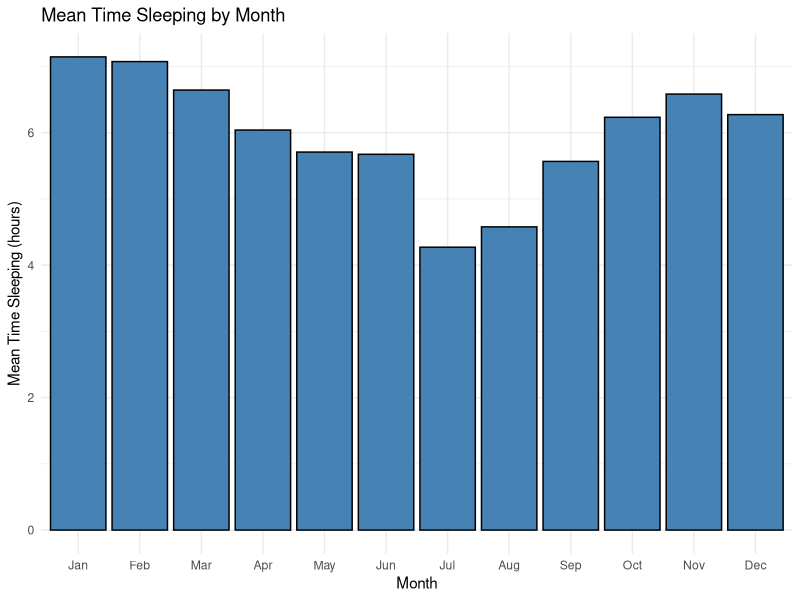
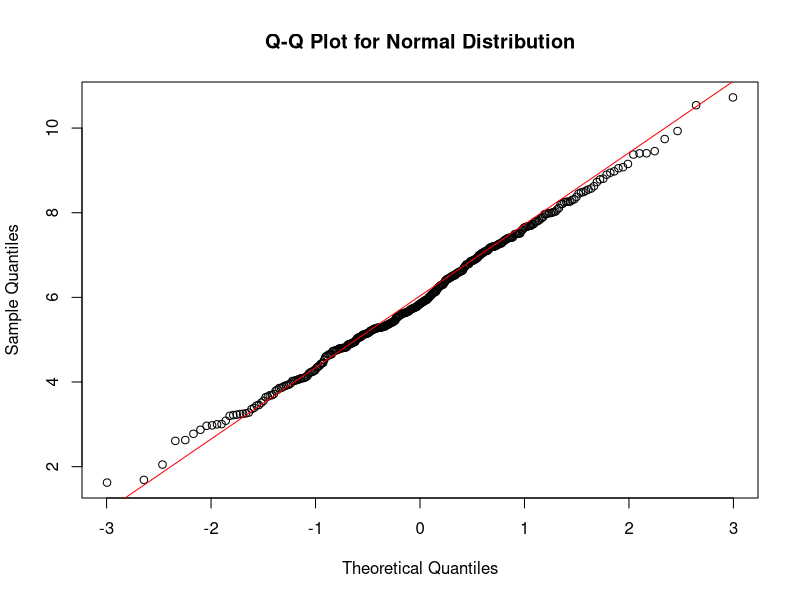
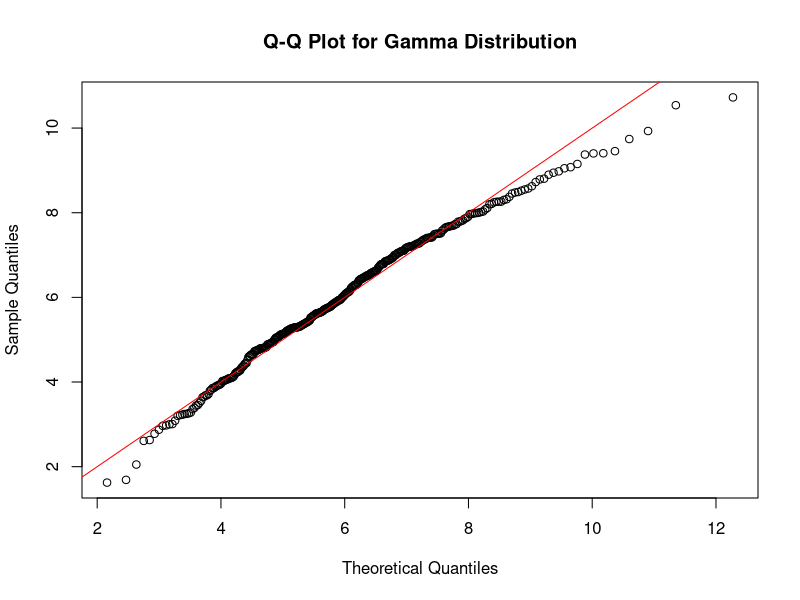
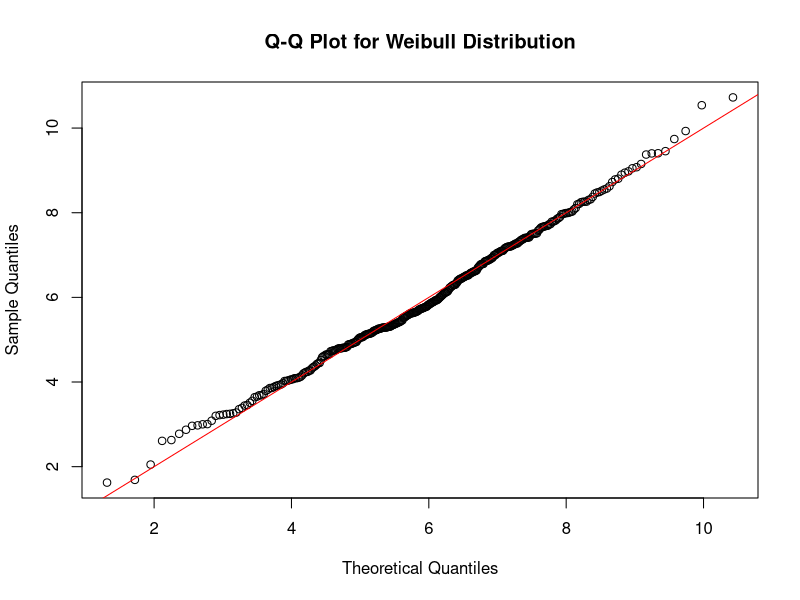
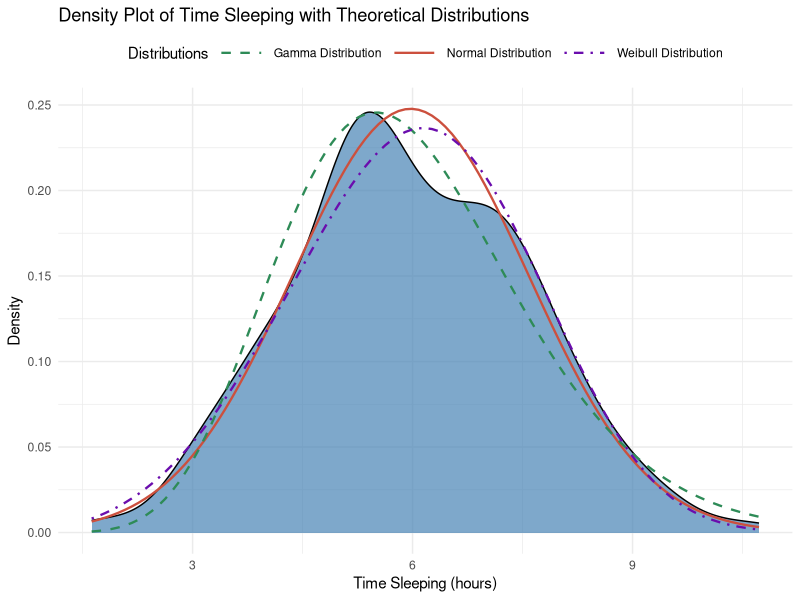
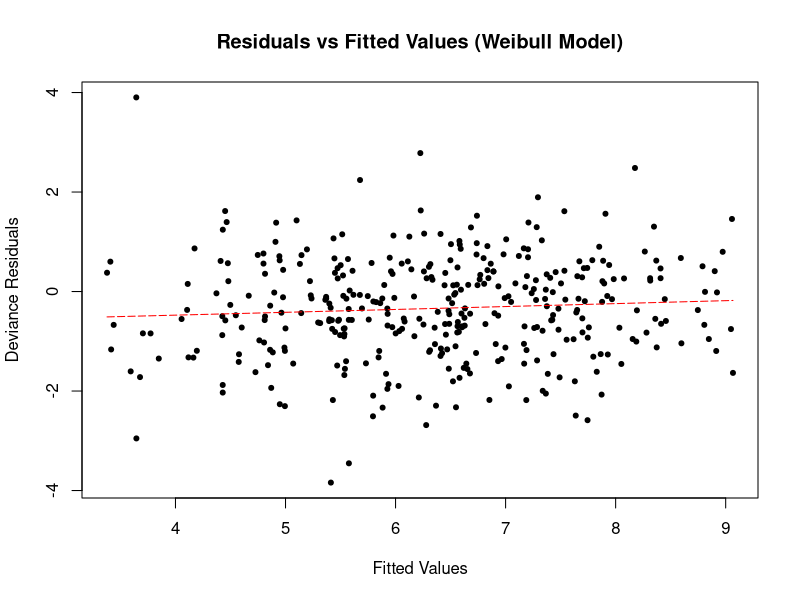
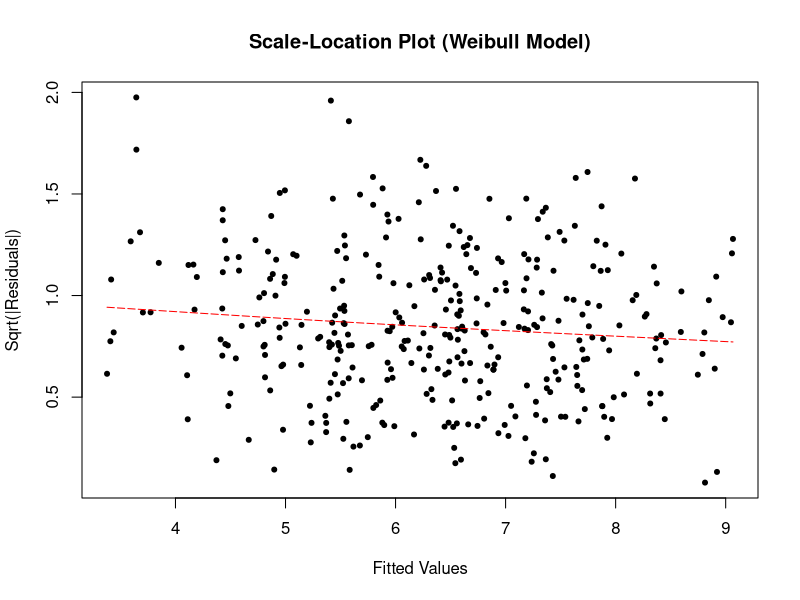
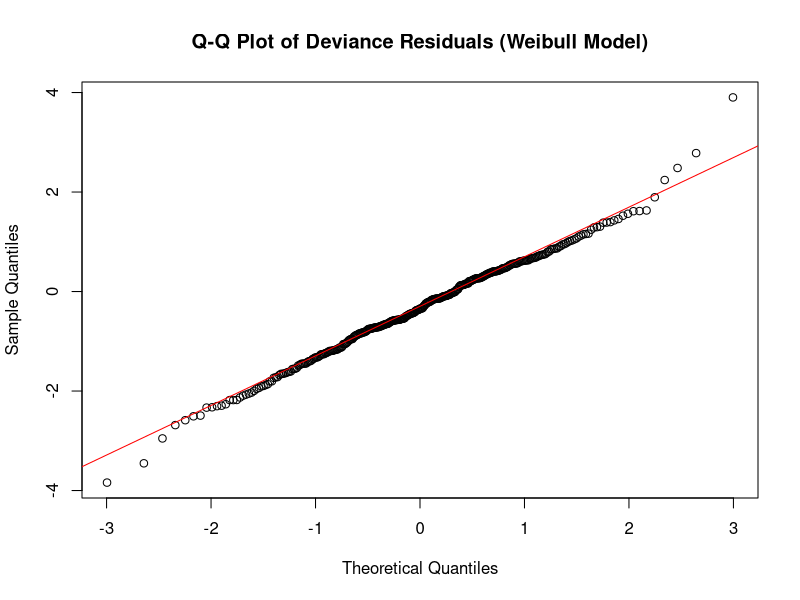

R code for these plots, in order:
## ---- chunk 1
knitr::opts_chunk$set(
  warning = FALSE,
  message = FALSE,
  echo = FALSE
  )

knitr::opts_template$set(
  fig.wide = list(fig.height = 4.5, fig.width = 8, fig.align='center'),
  fig.wideX = list(fig.height = 3, fig.width = 9, fig.align='center'),
  fig.relaxed = list(fig.height = 6, fig.width = 8, fig.align='center'),
  fig.tile = list(fig.height = 3, fig.width = 3, fig.align='center')
  )
## ---- chunk 2
library(lattice)
library(ggplot2)
library(dplyr)
library(tidyr)
library(tibble)
library(survival)
library(Hmisc)
library(goftest)
library(fitdistrplus)
library(patchwork)
## ---- chunk 3
dframe <- read.csv("data/insomnia-diary.csv")
## ---- chunk 4
psych::describe(dframe$time_sleeping)

Hmisc::describe(dplyr::select(dframe, cheese, brassica, meat, spice))
## ---- chunk 5
convert_hms <- function(hours) {
  total_seconds <- hours * 3600
  hrs <- as.integer(floor(total_seconds / 3600))
  mins <- as.integer(floor((total_seconds %% 3600) / 60))
  secs <- as.integer(total_seconds %% 60)
  
  sprintf("%02d hours %02d minutes %02d seconds", hrs, mins, secs)
}
## ---- chunk 6
days_in_months <- c(31, 28, 31, 30, 31, 30, 31, 31, 30, 31, 30, 31)
month_vector <- rep(1:12, times = days_in_months)
dframe$month_number <- month_vector
month_name <- c("Jan", "Feb", "Mar", "Apr", "May", "Jun", "Jul", "Aug", "Sep", "Oct", "Nov", "Dec")
month_positions <-c(0, cumsum(days_in_months) + 1)[-13]
dframe$month <- month_name[dframe$month_number]
## ---- chunk 7
ggplot(dframe, aes(x = factor(month_number), y = time_sleeping)) +
  stat_summary(fun = "mean", geom = "bar", fill = "steelblue", color = "black") +
  labs(x = "Month", y = "Mean Time Sleeping (hours)", title = "Mean Time Sleeping by Month") +
  theme_minimal() +
  scale_x_discrete(limits = as.character(1:12), labels = month_name)
## ---- chunk 8
ad_test_normal <- ad.test(dframe$time_sleeping, pnorm, mean = mean(dframe$time_sleeping), sd = sd(dframe$time_sleeping))

print(ad_test_normal)

qqnorm(dframe$time_sleeping, main = "Q-Q Plot for Normal Distribution")
qqline(dframe$time_sleeping, col = "red")
## ---- chunk 9
# estimate the shape parameter
fit_gamma <- fitdist(dframe$time_sleeping, "gamma")

ad_test_gamma <- ad.test(
  dframe$time_sleeping,
  pgamma,
  shape = fit_gamma$estimate["shape"],
  rate = fit_gamma$estimate["rate"]
  )
print(ad_test_gamma)

qqplot(
  qgamma(
    ppoints(dframe$time_sleeping),
    shape = fit_gamma$estimate["shape"],
    rate = fit_gamma$estimate["rate"]),
  dframe$time_sleeping,
  main = "Q-Q Plot for Gamma Distribution",
  xlab = "Theoretical Quantiles",
  ylab = "Sample Quantiles"
  )
abline(0, 1, col = "red")
## ---- chunk 10
fit_weibull <- fitdist(dframe$time_sleeping, "weibull")

ad_test_weibull <- ad.test(
  dframe$time_sleeping,
  pweibull,
  shape = fit_weibull$estimate["shape"],
  scale = fit_weibull$estimate["scale"]
  )
print(ad_test_weibull)


qqplot(
  qweibull(
    ppoints(dframe$time_sleeping),
    shape = fit_weibull$estimate["shape"],
    scale = fit_weibull$estimate["scale"]
    ),
  dframe$time_sleeping,
  main = "Q-Q Plot for Weibull Distribution",
  xlab = "Theoretical Quantiles",
  ylab = "Sample Quantiles")
abline(0, 1, col="red")
## ---- chunk 11
ggplot(dframe, aes(x = time_sleeping)) +
  geom_density(fill = "steelblue", color = "black", alpha = 0.7) +  
  stat_function(fun = dnorm, args = list(mean = mean(dframe$time_sleeping), sd = sd(dframe$time_sleeping)), 
                aes(color = "Normal Distribution", linetype = "Normal Distribution"), size = 0.8) +
  stat_function(fun = dgamma, args = list(shape = fit_gamma$estimate["shape"], rate = fit_gamma$estimate["rate"]), 
                aes(color = "Gamma Distribution", linetype = "Gamma Distribution"), size = 0.8) +
  stat_function(fun = dweibull, args = list(shape = fit_weibull$estimate["shape"], scale = fit_weibull$estimate["scale"]), 
                aes(color = "Weibull Distribution", linetype = "Weibull Distribution"), size = 0.8) +
  labs(title = "Density Plot of Time Sleeping with Theoretical Distributions", 
       x = "Time Sleeping (hours)", 
       y = "Density", 
       color = "Distributions", 
       linetype = "Distributions") +
  scale_color_manual(values = c("Normal Distribution" = "#CC503E",    
                                "Gamma Distribution" = "#2E8B57",    
                                "Weibull Distribution" = "#6A0DAD")) +
  scale_linetype_manual(values = c("Normal Distribution" = "solid",    
                                   "Gamma Distribution" = "dashed",    
                                   "Weibull Distribution" = "dotdash")) +
  theme_minimal() +
  theme(legend.position = "top", 
        legend.key.width = unit(3, "picas"))

## ---- chunk 12
dframe$quarter <- (dframe$month_number - 1) %/% 3 + 1
dframe[["combo_foods"]] <- factor(with(dframe, cheese * 1 + brassica * 2 + meat * 4 + spice * 8))

dframe[["trend"]] = 1:length(dframe$time_sleeping)
dframe[["ar_1"]] = c(dframe$time_sleeping[1], head(dframe$time_sleeping, -1))
dframe[["ar_2"]] = c(rep(dframe$time_sleeping[1], 2), head(dframe$time_sleeping, -2))
dframe[["ar_3"]] = c(rep(dframe$time_sleeping[1], 3), head(dframe$time_sleeping, -3))
dframe[["ar_4"]] = c(rep(dframe$time_sleeping[1], 4), head(dframe$time_sleeping, -4))
## ---- chunk 13
model_frame <- dplyr::select(dframe, time_sleeping, ar_1, month, cheese, brassica, meat, spice)
## ---- chunk 14
lm_model = lm(
  time_sleeping ~ .,
  data = model_frame
)

summary(lm_model)
noquote(sprintf("AIC: %.3f", AIC(lm_model)))
## ---- chunk 15
glm_model = glm(
  time_sleeping ~ .,
  data = model_frame,
  family = Gamma
)

summary(glm_model)
noquote(sprintf("AIC: %.3f", AIC(glm_model)))
## ---- chunk 16
wb_model = survreg(
  Surv(time_sleeping) ~ .,
  data = model_frame
)

summary(wb_model)
noquote(sprintf("AIC: %.3f", AIC(wb_model)))
## ---- chunk 17
wb_df <- wb_model$df.residual
wb_loglik <- wb_model$loglik[2]
lm_df <- lm_model$df.residual
lm_loglik <- logLik(lm_model)[1]
glm_df <- glm_model$df.residual
glm_loglik <- logLik(glm_model)[1]

wb_lm_lrt_stat <- 2 * (wb_loglik - lm_loglik)
wb_glm_lrt_stat <- 2 * (wb_loglik - glm_loglik)
lm_glm_lrt_stat <- 2 * (lm_loglik - glm_loglik)

wb_lm_df_diff <- abs(wb_df - lm_df)
wb_glm_df_diff <- abs(wb_df - glm_df)
lm_glm_df_diff <- abs(lm_df - glm_df)

wb_lm_p_value <- pchisq(wb_lm_lrt_stat, df = wb_lm_df_diff, lower.tail = FALSE)
wb_glm_p_value <- pchisq(wb_glm_lrt_stat, df = wb_glm_df_diff, lower.tail = FALSE)
lm_glm_p_value <- pchisq(lm_glm_lrt_stat, df = lm_glm_df_diff, lower.tail = FALSE)

noquote(sprintf("WB > LM, Likelihood Ratio Test Statistic: %.3f, p-value: %.3f", wb_lm_lrt_stat, wb_lm_p_value))
noquote(sprintf("WB > GLM, Likelihood Ratio Test Statistic: %.3f, p-value: %.3f", wb_glm_lrt_stat, wb_glm_p_value))
noquote(sprintf("LM > GLM, Likelihood Ratio Test Statistic: %.3f, p-value: %.3f", lm_glm_lrt_stat, lm_glm_p_value))
## ---- chunk 18
wb_fitted <- predict(wb_model, type = "response")
wb_residuals <- residuals(wb_model, type = "deviance")

plot(wb_fitted, wb_residuals,
     xlab = "Fitted Values",
     ylab = "Deviance Residuals",
     main = "Residuals vs Fitted Values (Weibull Model)",
     pch = 20)
spline_fit <- smooth.spline(wb_fitted, wb_residuals)
# Add the fitted spline line to the plot
lines(spline_fit, col = "red", lwd = 1, lty=5)
## ---- chunk 19
sqrt_abs_residuals <- sqrt(abs(wb_residuals))
plot(wb_fitted, sqrt_abs_residuals,
     xlab = "Fitted Values",
     ylab = "Sqrt(|Residuals|)",
     main = "Scale-Location Plot (Weibull Model)",
     pch = 20)
spline_fit <- smooth.spline(wb_fitted, sqrt_abs_residuals)
# Add the fitted spline line to the plot
lines(spline_fit, col = "red", lwd = 1, lty=5)
## ---- chunk 20
qqnorm(wb_residuals, main = "Q-Q Plot of Deviance Residuals (Weibull Model)")
qqline(wb_residuals, col = "red")
## ---- chunk 21
ar_1_pm <- c(-1.0, -0.5, 0.0, 0.5, 1.0)
sleep_night_before <- exp(wb_model[["coefficients"]][["(Intercept)"]]) + ar_1_pm


newdata_base_case = data.frame(
  month = "Apr",
  ar_1 = sleep_night_before,
  cheese = FALSE,
  brassica = FALSE,
  meat = FALSE,
  spice = FALSE
  )

base_predicted_sleep <- predict(wb_model, newdata = newdata_base_case, type = "response")

for (i in seq_along(sleep_night_before)) {
  cat(noquote(sprintf("Night before %s -> predicted time %s\n", convert_hms(sleep_night_before[i]), convert_hms(base_predicted_sleep[i]))))
}
## ---- chunk 22
result_frame = cbind(
  time_sleeping = dframe$time_sleeping,
  wb_model_preds = predict(wb_model, type = "response"),
  lm_model_preds = predict(lm_model, type = "response"),
  glm_model_preds = predict(glm_model, type = "response")
  )

y_min = min(result_frame)
y_max = max(result_frame)

result_frame <- cbind(result_frame, trend = dframe$trend)

plot_function <- function(series, series_name, fill, color) {
  ggplot(data = result_frame, aes(x = trend, y = {{series}})) +
  geom_point(shape = 21, fill = fill, color = color, size = 3, alpha = 0.8) +
  labs(title = series_name, x = "Month", y = "Time Sleeping (hours)") +
  scale_x_continuous(breaks = month_positions, labels = month_name) +
  scale_y_continuous(limits = c(y_min, y_max)) + 
  theme_minimal() +
  theme(axis.text.x = element_text(angle = 90, hjust = 1))
}

p1 <- plot_function(time_sleeping, "Sample Data", "steelblue", "black")
p2 <- plot_function(wb_model_preds, "Weibull Model Predictions", "#6A0DAD", "black")
p3 <- plot_function(lm_model_preds, "Linear Model Predictions", "#CC503E", "black")
p4 <- plot_function(glm_model_preds, "Gamma Model Predictions", "#2E8B57", "black")

# Combine plots in a 2x2 grid using patchwork
(p1 | p2) / (p3 | p4)
## ---- chunk 23
shape <- 1 / wb_model$scale

granularity <- 1000

paste_plus <- function(num) {
  ifelse(num > 0, paste0("+", num), num)
}

base_case_names <- paste0("t", paste_plus(ar_1_pm))

get_probs <- function(linear_predictor, case_names) {
  scale <- exp(linear_predictor)  # Scale parameter for each observation
  time <- seq(min(dframe$time_sleeping), max(dframe$time_sleeping), length.out = granularity) # smooth curve over complete time range
  surv_probs_tibble <- tibble(time = time)
  
  for (i in seq_along(scale)) {
    surv_probs_tibble <- surv_probs_tibble %>%
      mutate(!!case_names[i] := exp(-(time / scale[i])^shape))
  }
  
  return(surv_probs_tibble)
}


surv_plot_func <- function(surv_probs) {
  
  # Reshape the data to long format for ggplot
  surv_probs_long <- surv_probs %>%
    pivot_longer(cols = -time, names_to = "observation", values_to = "survival_prob")
  
  surv_probs_long$observation <- factor(surv_probs_long$observation, levels = unique(surv_probs_long$observation))
  
  # Create the ggplot object
  p <- ggplot(surv_probs_long, aes(x = time, y = survival_prob, color = observation)) +
    geom_line() +
    geom_hline(yintercept = 0.5, linetype = "dashed", color = "grey", alpha = 0.75) + 
    labs(x = "Time", y = "Survival Probability", title = "Survival Curves for Controlled Observations (Weibull Model)") +
    theme_minimal()  # Minimal theme for a clean look
  
  return(p)
}

get_median_survival <- function(scale) {
  # expecting linear predictor on log scale
  exp(scale) * (log(2))^(1 / shape)
}
## ---- chunk 24
linear_predictor <- predict(wb_model, newdata = newdata_base_case, type = "lp")
surv_plot_func(get_probs(linear_predictor, base_case_names))

median_surv <- get_median_survival(linear_predictor)
names(median_surv) <- base_case_names
for (i in seq_along(sleep_night_before)) {
  cat(noquote(sprintf("Night before %s -> predicted median %s\n", convert_hms(sleep_night_before[i]), convert_hms(median_surv[i]))))
}
## ---- chunk 25
newdata_food_trigger_cases = data.frame(
  month = "Apr",
  ar_1 = exp(wb_model[["coefficients"]][["(Intercept)"]]),
  cheese = c(FALSE, TRUE, FALSE, FALSE, FALSE),  
  brassica = c(FALSE, FALSE, TRUE, FALSE, FALSE),
  meat = c(FALSE, FALSE, FALSE, TRUE, FALSE),
  spice = c(FALSE, FALSE, FALSE, FALSE, TRUE)
  )

food_trigger_case_names <- c("none", "cheese", "brassica", "meat", "spice")

linear_predictor <- predict(wb_model, newdata = newdata_food_trigger_cases, type = "lp")
surv_plot_func(get_probs(linear_predictor, food_trigger_case_names))

median_surv <- get_median_survival(linear_predictor)
names(median_surv) <- food_trigger_case_names
for (i in seq_along(sleep_night_before)) {
  cat(noquote(sprintf("Food trigger %s -> predicted median %s\n", food_trigger_case_names[i], convert_hms(median_surv[i]))))
}
## ---- chunk 26
newdata_food_trigger_cases = data.frame(
  month = month_name,
  ar_1 = exp(wb_model[["coefficients"]][["(Intercept)"]]),
  cheese = FALSE,  
  brassica = FALSE,
  meat = FALSE,
  spice = FALSE
  )

linear_predictor <- predict(wb_model, newdata = newdata_food_trigger_cases, type = "lp")
surv_plot_func(get_probs(linear_predictor, month_name))

median_surv <- get_median_survival(linear_predictor)
names(median_surv) <- month_name
for (i in seq_along(month_name)) {
  cat(noquote(sprintf("Month %s -> predicted median %s\n", month_name[i], convert_hms(median_surv[i]))))
}
